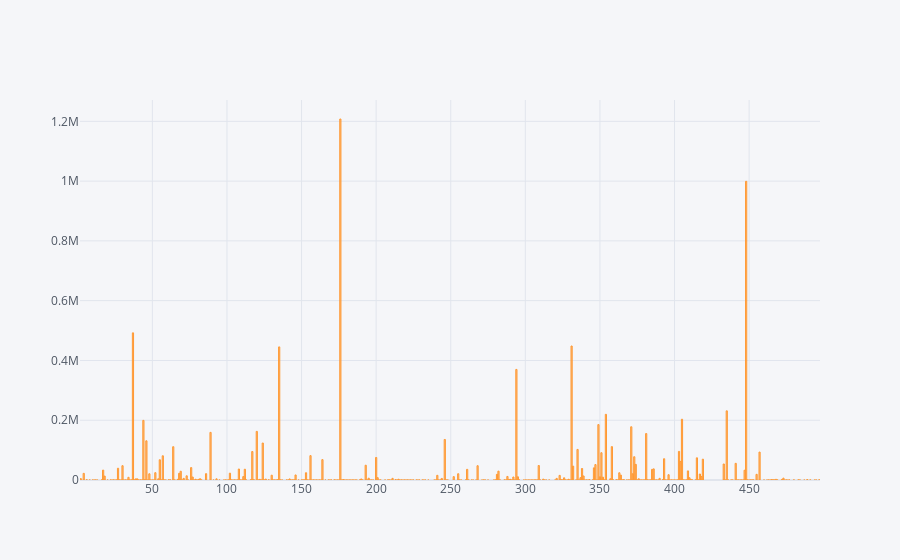

Write notebook code for a chart like this one.
### Code cell
fig = acc['Total USD'].iplot(kind='bar')

### Figure 1 — Plotly figure (JSON) as saved in the notebook; plotly's stock layout.template omitted (floating-point values rounded to 4 significant figures; data arrays with more than 128 entries replaced by an {"elided": "..."} marker saying what was removed)
{"data": [{"marker": {"color": "rgba(255, 153, 51, 0.6)", "line": {"color": "rgba(255, 153, 51, 1.0)", "width": 1}}, "name": "Total USD", "orientation": "v", "text": "", "type": "bar", "x": {"elided": "381 int values"}, "y": {"elided": "381 float values"}}], "layout": {"legend": {"bgcolor": "#F5F6F9", "font": {"color": "#4D5663"}}, "paper_bgcolor": "#F5F6F9", "plot_bgcolor": "#F5F6F9", "title": {"font": {"color": "#4D5663"}}, "xaxis": {"gridcolor": "#E1E5ED", "showgrid": true, "tickfont": {"color": "#4D5663"}, "title": {"font": {"color": "#4D5663"}, "text": ""}, "zerolinecolor": "#E1E5ED"}, "yaxis": {"gridcolor": "#E1E5ED", "showgrid": true, "tickfont": {"color": "#4D5663"}, "title": {"font": {"color": "#4D5663"}, "text": ""}, "zerolinecolor": "#E1E5ED"}}}
